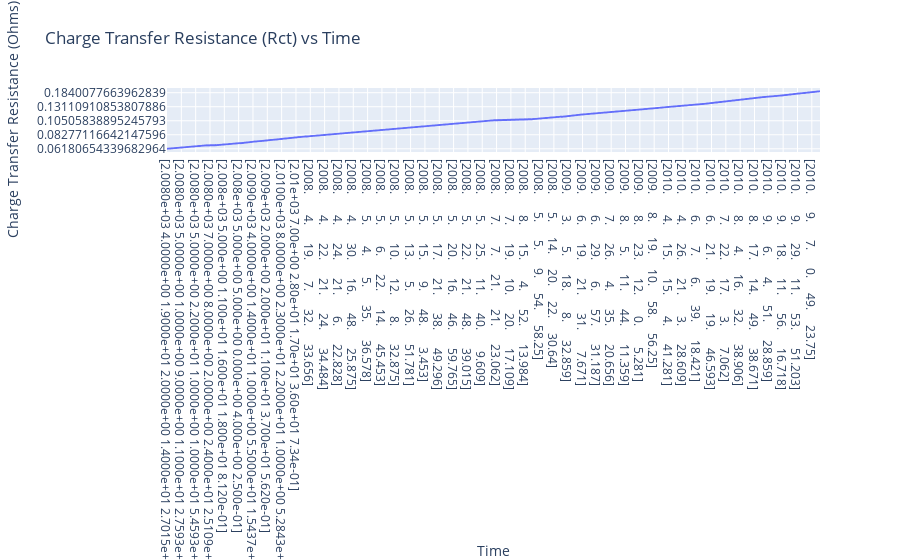

Notebook code for this chart:
### Markdown cell above
## Charge Transfer Resistance (Rct) vs Time

### Code cell
fig2 = px.line(
    impedance_data, x='start_time', y='Rct',
    title='Charge Transfer Resistance (Rct) vs Time',
    labels={'start_time': 'Time', 'Rct': 'Charge Transfer Resistance (Ohms)'}
)
fig2.show()

### Figure 1 — Plotly figure (JSON) as saved in the notebook; plotly's stock layout.template omitted (floating-point values rounded to 4 significant figures; data arrays with more than 128 entries replaced by an {"elided": "..."} marker saying what was removed)
{"data": [{"hovertemplate": "Time=%{x}<br>Charge Transfer Resistance (Ohms)=%{y}<extra></extra>", "legendgroup": "", "line": {"color": "#636efa", "dash": "solid"}, "marker": {"symbol": "circle"}, "mode": "lines", "name": "", "showlegend": false, "type": "scattergl", "x": {"elided": "1956 str values"}, "xaxis": "x", "y": {"elided": "1956 str values"}, "yaxis": "y"}], "layout": {"autosize": true, "legend": {"tracegroupgap": 0}, "title": {"text": "Charge Transfer Resistance (Rct) vs Time"}, "xaxis": {"anchor": "y", "autorange": true, "domain": [0, 1], "range": [0, 638], "title": {"text": "Time"}, "type": "category"}, "yaxis": {"anchor": "x", "autorange": true, "domain": [0, 1], "range": [-108.6, 2064.0], "title": {"text": "Charge Transfer Resistance (Ohms)"}, "type": "category"}}}
